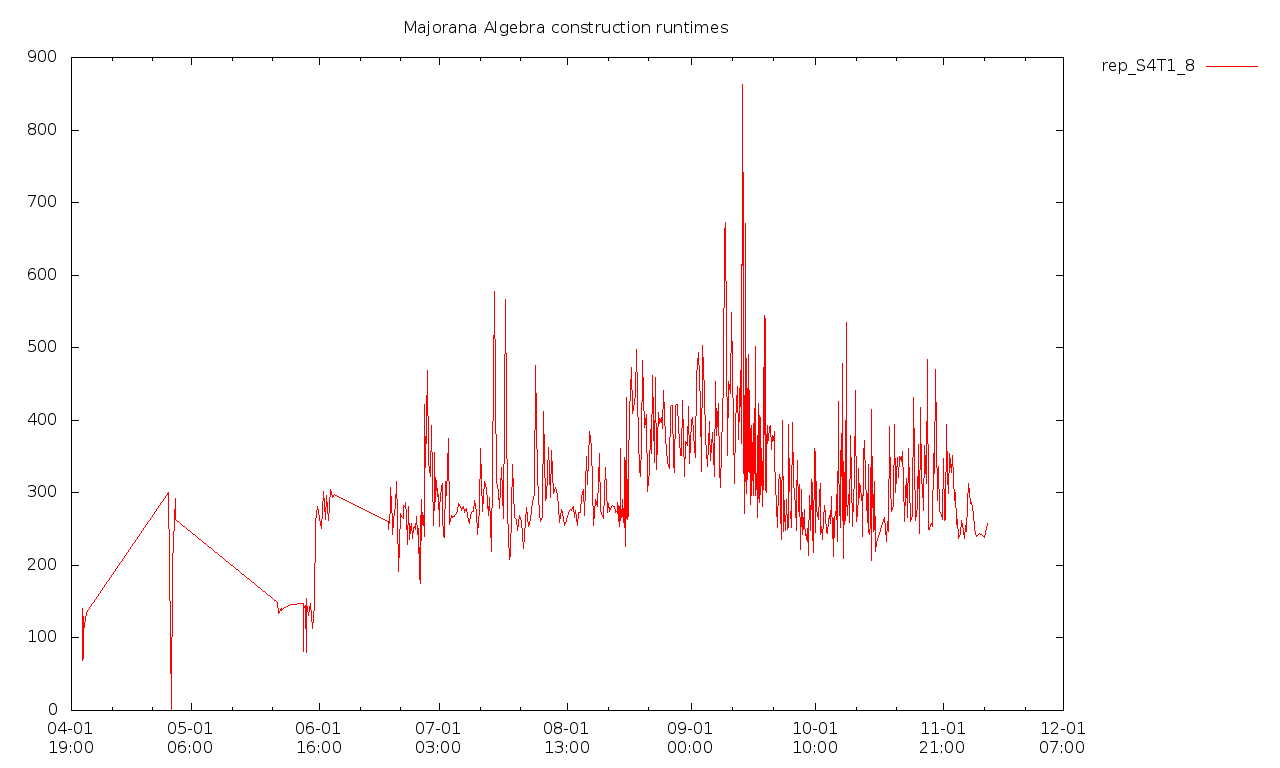

Here is the gnuplot script that generated this plot:
set datafile separator ","
set xdata time
set timefmt "%Y-%m-%dT%H:%M+0100"
set format x "%m-%d\n%H:%M"
set terminal png size 1280,768
set output "rep_S4T1_8.png"
set key on outside

set title "Majorana Algebra construction runtimes"
set style data linespoints

plot for [n=2:2] "rep_S4T1_8.csv" using 1:(column(n)/1e6) with lines title "rep_S4T1_8"
